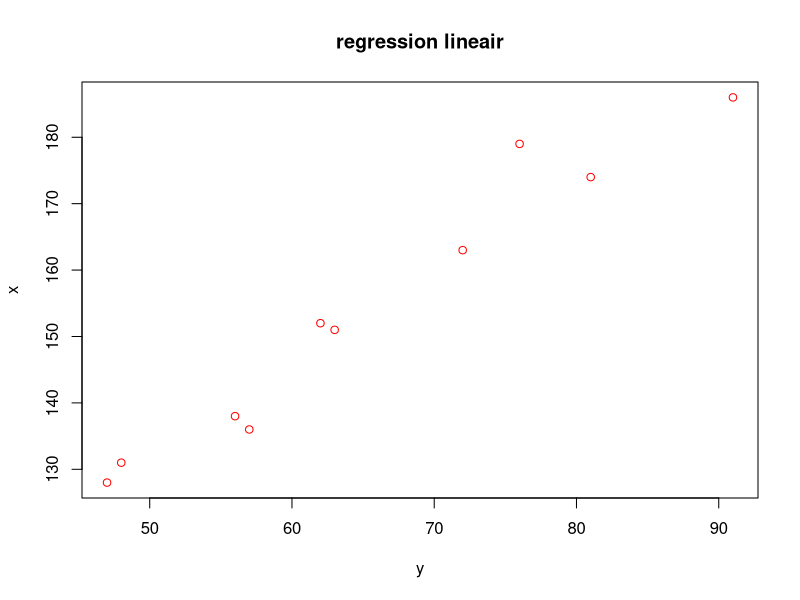
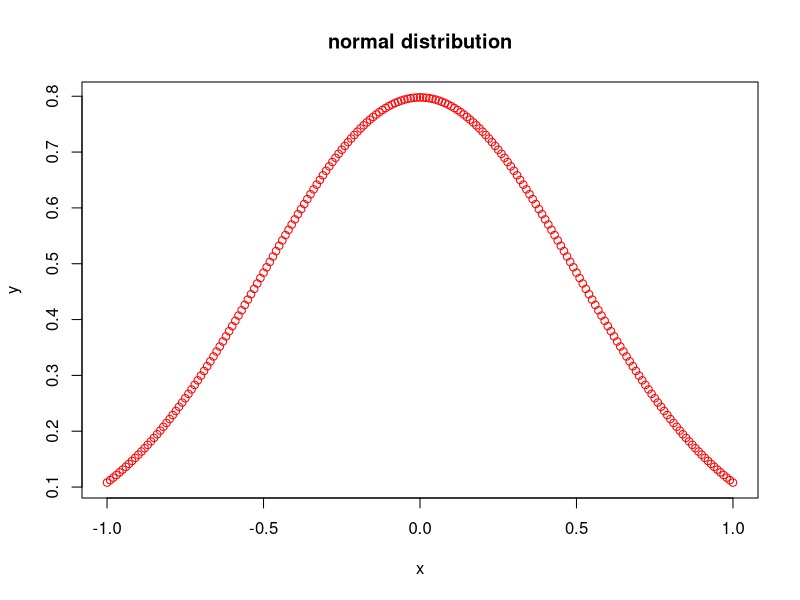
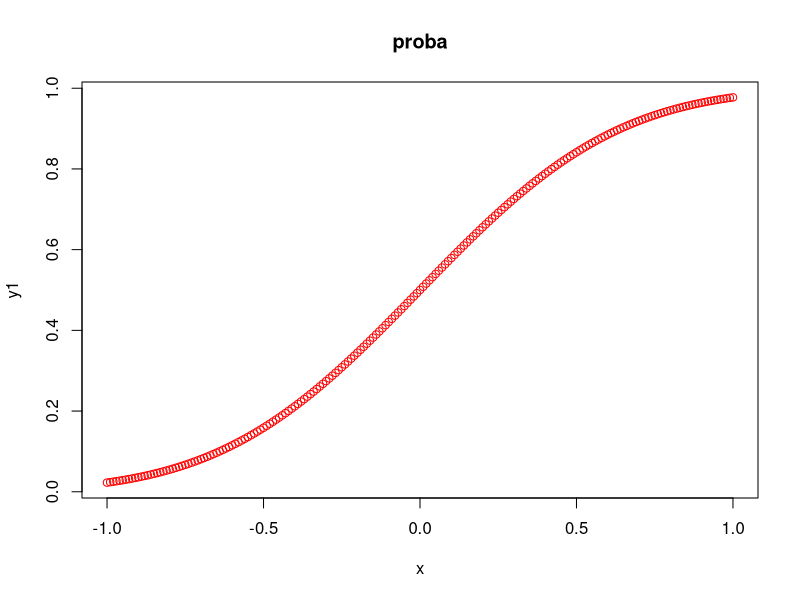
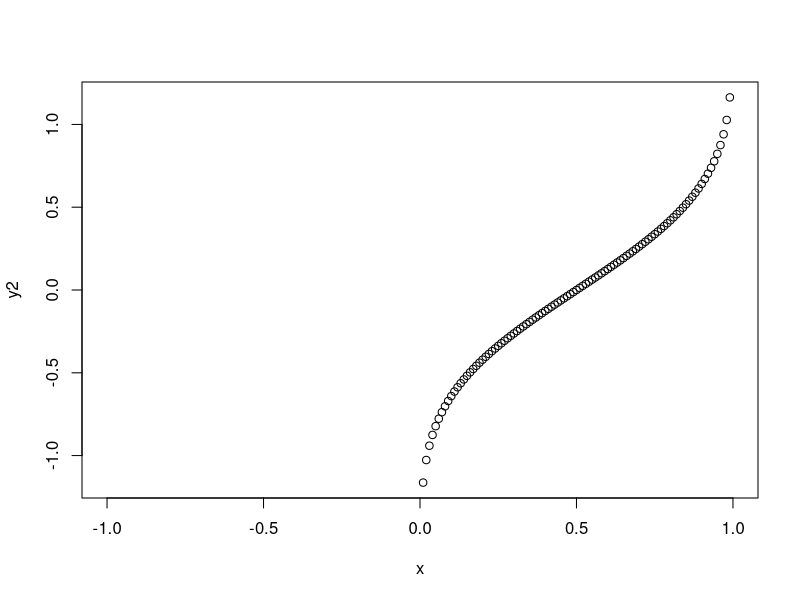
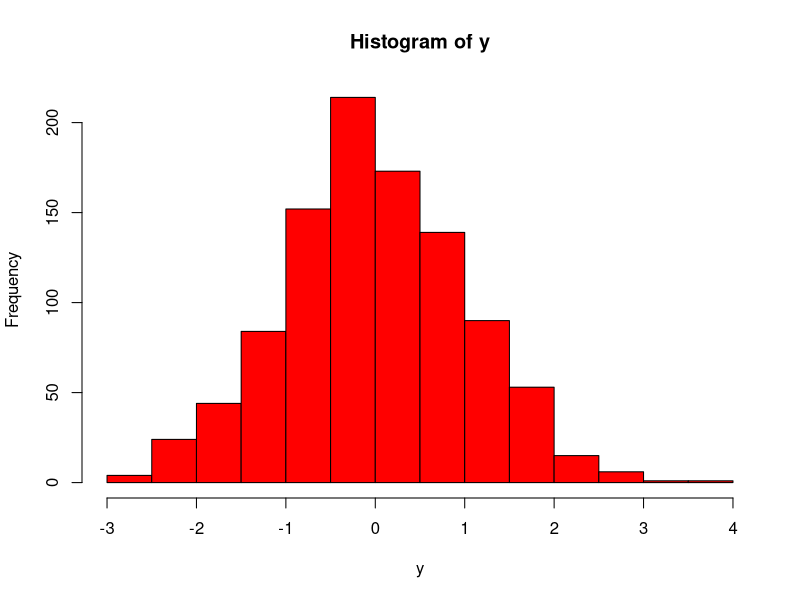
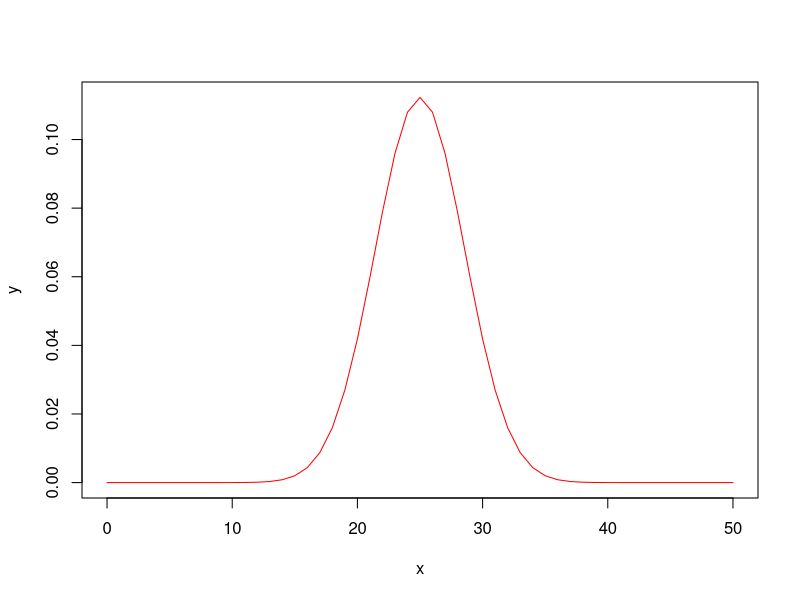
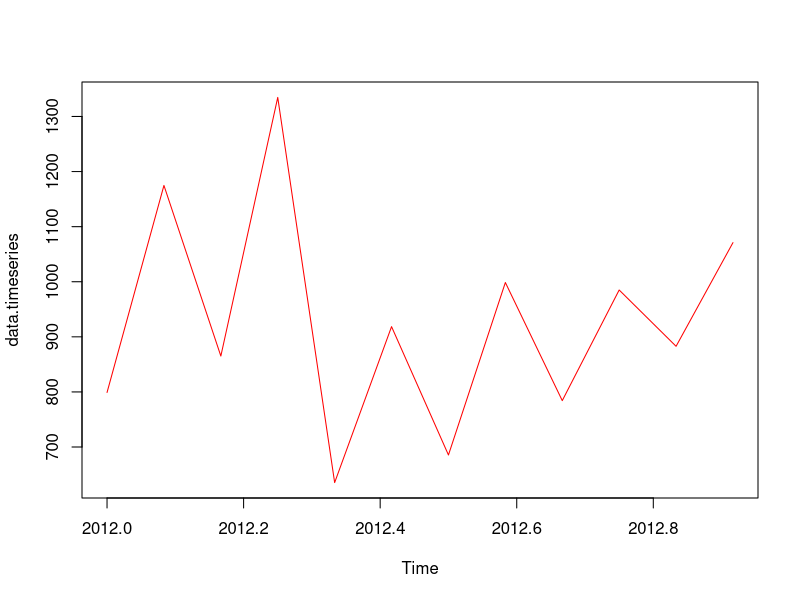
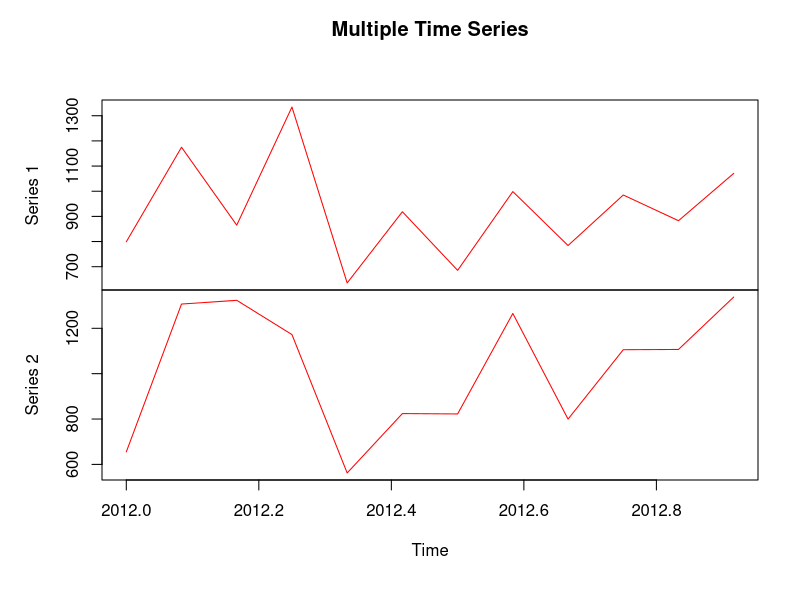

R code for these plots, in order:
###################################################
#Mean,Median and mode 
x <- c(12,7,3,4.2,18,2,54,-21,8,-5)
result.mean <- mean(x)
result.mean1 <-  mean(x,trim = 0.3)
X <- c(12,7,3,4.2,18,2,54,-21,8,-5,NA)
mean(na.omit((X)))
rslt<-mean(X,na.rm = T)
####################################################
#Linear regression 
x <- c(151, 174, 138, 186, 128, 136, 179, 163, 152, 131)
y <- c(63, 81, 56, 91, 47, 57, 76, 72, 62, 48)
model<-lm(y~x)
print(model)
print(summary(model))
plot(y,x,,col="red",main = "regression lineair")
lines(model$coefficients[2],model$coefficients[1])
####################################################
#Multiple regression 
data <- mtcars[,c("mpg","disp","hp","wt")]
attach(data)
model1<-lm(mpg~disp + hp + wt,data=data)
print(summary(model1))
#####################################################
#regression model 
data1 <- mtcars[,c("am","cyl","hp","wt")]
model2<-glm(am~disp + hp + wt,data=data1,family=binomial)
print(summary(model2))
#####################################################
#Normal Distribution
x <- seq(-1, 1, by = .01)
y <- dnorm(x, mean = 0, sd = 0.5)
plot(x,y,main="normal distribution",col="red")
y1<-pnorm(x,mean=0,sd=0.5)
plot(x,y1,main="proba",col="red")
y2<-qnorm(x,mean=0,sd=0.5)
plot(x,y2)
y=rnorm(1000)
hist(y,breaks =20,col="red")
######################################################
#Binomial Distribution 
x<-seq(0,50,by=1)
y<-dbinom(x,50,0.5)
plot(x,y,col='red',type="l")
######################################################
#Poisson regression 
data<-warpbreaks
attach(data)
model3<-glm(breaks~wool + tension,data=data,family = poisson)
print(summary(model3))
######################################################
#Time series
data <- c(799,1174.8,865.1,1334.6,635.4,918.5,685.5,998.6,784.2,985,882.8,1071)
data.timeseries <- ts(data,start = c(2012,1),frequency = 12)
plot(data.timeseries,col="red")
#multiple time series 
data1<- 
  c(655,1306.9,1323.4,1172.2,562.2,824,822.4,1265.5,799.6,1105.6,1106.7,1337.8)
combined.data <-  matrix(c(data,data1),nrow = 12)
data.timeseries1 <- ts(combined.data,start = c(2012,1),frequency = 12)
plot(data.timeseries1, main = "Multiple Time Series",col='red')
